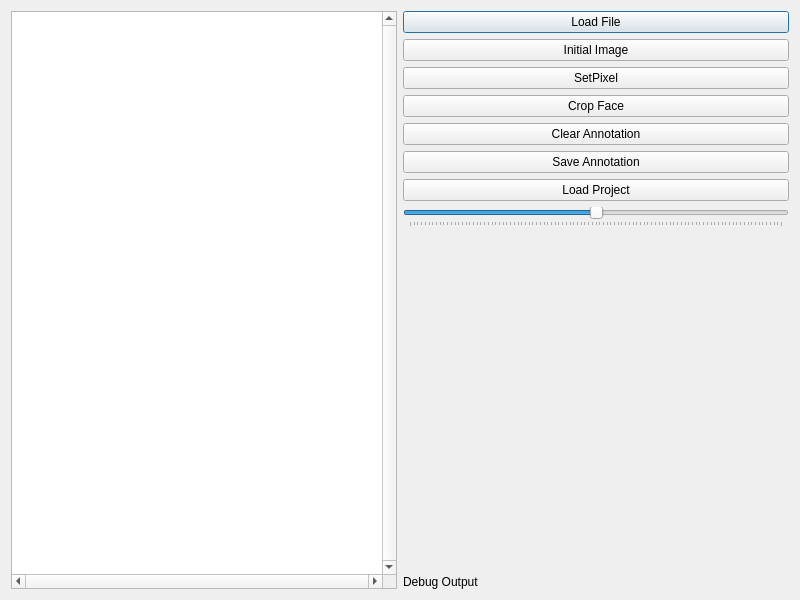
<?xml version="1.0" encoding="UTF-8"?>
<ui version="4.0">
 <class>AFMA_2D_MainWindow</class>
 <widget class="QDialog" name="AFMA_2D_MainWindow">
  <property name="geometry">
   <rect>
    <x>0</x>
    <y>0</y>
    <width>800</width>
    <height>600</height>
   </rect>
  </property>
  <property name="mouseTracking">
   <bool>true</bool>
  </property>
  <property name="acceptDrops">
   <bool>false</bool>
  </property>
  <property name="windowTitle">
   <string>2D Animation</string>
  </property>
  <layout class="QHBoxLayout" name="horizontalLayout_3">
   <item>
    <layout class="QGridLayout" name="gridLayout">
     <item row="0" column="1">
      <widget class="AFMA_2D_ImageDisplay" name="graphicsView">
       <property name="mouseTracking">
        <bool>true</bool>
       </property>
       <property name="acceptDrops">
        <bool>true</bool>
       </property>
       <property name="verticalScrollBarPolicy">
        <enum>Qt::ScrollBarAlwaysOn</enum>
       </property>
       <property name="horizontalScrollBarPolicy">
        <enum>Qt::ScrollBarAlwaysOn</enum>
       </property>
       <property name="sizeAdjustPolicy">
        <enum>QAbstractScrollArea::AdjustToContents</enum>
       </property>
       <property name="resizeAnchor">
        <enum>QGraphicsView::AnchorViewCenter</enum>
       </property>
      </widget>
     </item>
    </layout>
   </item>
   <item>
    <layout class="QVBoxLayout" name="verticalLayout">
     <item>
      <widget class="QPushButton" name="psBtn_Load">
       <property name="text">
        <string>Load File</string>
       </property>
      </widget>
     </item>
     <item>
      <widget class="QPushButton" name="psButton_Initial_Image">
       <property name="text">
        <string>Initial Image</string>
       </property>
      </widget>
     </item>
     <item>
      <widget class="QPushButton" name="psBtn_SetPixel">
       <property name="text">
        <string>SetPixel</string>
       </property>
      </widget>
     </item>
     <item>
      <widget class="QPushButton" name="psBtn_FaceDet">
       <property name="text">
        <string>Crop Face</string>
       </property>
      </widget>
     </item>
     <item>
      <widget class="QPushButton" name="psBtn_ClearAnnotation">
       <property name="text">
        <string>Clear Annotation</string>
       </property>
      </widget>
     </item>
     <item>
      <widget class="QPushButton" name="psBtn_SaveAnnotation">
       <property name="text">
        <string>Save Annotation</string>
       </property>
      </widget>
     </item>
     <item>
      <widget class="QPushButton" name="psBtn_LoadProject">
       <property name="text">
        <string>Load Project</string>
       </property>
      </widget>
     </item>
     <item>
      <widget class="QSlider" name="sld_Scale">
       <property name="maximum">
        <number>100</number>
       </property>
       <property name="pageStep">
        <number>1</number>
       </property>
       <property name="value">
        <number>50</number>
       </property>
       <property name="sliderPosition">
        <number>50</number>
       </property>
       <property name="orientation">
        <enum>Qt::Horizontal</enum>
       </property>
       <property name="tickPosition">
        <enum>QSlider::TicksBelow</enum>
       </property>
      </widget>
     </item>
     <item>
      <spacer name="verticalSpacer">
       <property name="orientation">
        <enum>Qt::Vertical</enum>
       </property>
       <property name="sizeHint" stdset="0">
        <size>
         <width>20</width>
         <height>40</height>
        </size>
       </property>
      </spacer>
     </item>
     <item>
      <widget class="QLabel" name="lbl_Debug">
       <property name="autoFillBackground">
        <bool>false</bool>
       </property>
       <property name="text">
        <string>Debug Output</string>
       </property>
      </widget>
     </item>
    </layout>
   </item>
  </layout>
 </widget>
 <customwidgets>
  <customwidget>
   <class>AFMA_2D_ImageDisplay</class>
   <extends>QGraphicsView</extends>
   <header>afma_2d_imagedisplay.h</header>
   <slots>
    <signal>mousepressed(QMouseEvent*e)</signal>
   </slots>
  </customwidget>
 </customwidgets>
 <resources/>
 <connections/>
</ui>
